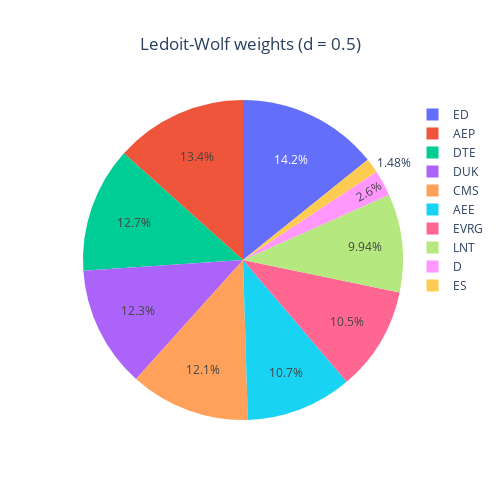

Here is the notebook cell this chart was saved with:
### Code cell
weightsPlot(RobustLedoitWolfCustomDeltaTargetReturn(prices,
                                                    target_return=0.1, 
                                                    expected_returns_method = "historical_mean", 
                                                    custom_delta = 0.5, 
                                                    allow_shorting = False), title = "Ledoit-Wolf weights (d = 0.5)")

### Figure 1 — Plotly figure (JSON) as saved in the notebook; plotly's stock layout.template omitted (floating-point values rounded to 4 significant figures)
{"data": [{"labels": ["AEE", "AEP", "CMS", "D", "DTE", "DUK", "ED", "ES", "EVRG", "LNT"], "type": "pie", "values": [0.1074, 0.1337, 0.1213, 0.02601, 0.1269, 0.1229, 0.1423, 0.01482, 0.1053, 0.09937]}], "layout": {"height": 500, "title": {"text": "Ledoit-Wolf weights (d = 0.5)", "x": 0.5}, "width": 500}}
